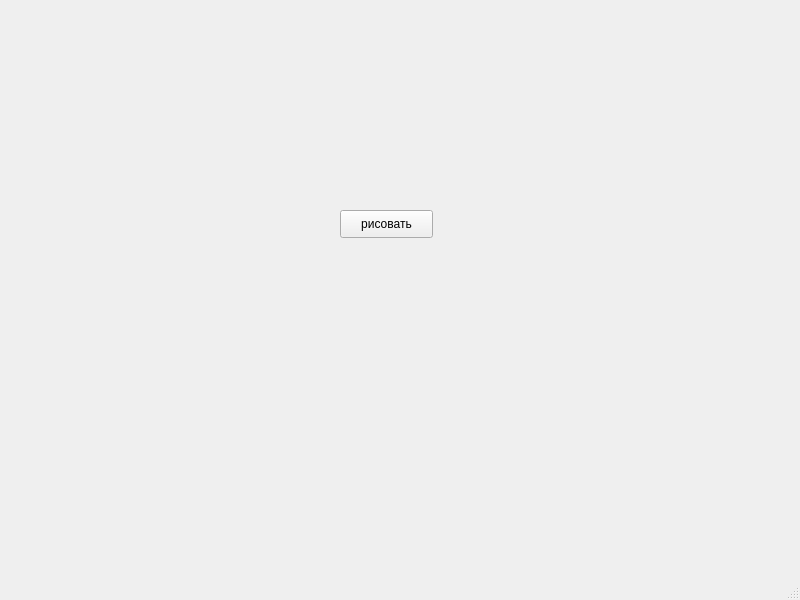
<?xml version="1.0" encoding="UTF-8"?>
<ui version="4.0">
 <class>MainWindow</class>
 <widget class="QMainWindow" name="MainWindow">
  <property name="geometry">
   <rect>
    <x>0</x>
    <y>0</y>
    <width>800</width>
    <height>600</height>
   </rect>
  </property>
  <property name="windowTitle">
   <string>MainWindow</string>
  </property>
  <widget class="QWidget" name="centralwidget">
   <widget class="QPushButton" name="pushButton">
    <property name="geometry">
     <rect>
      <x>340</x>
      <y>210</y>
      <width>93</width>
      <height>28</height>
     </rect>
    </property>
    <property name="text">
     <string>рисовать</string>
    </property>
   </widget>
  </widget>
  <widget class="QMenuBar" name="menubar">
   <property name="geometry">
    <rect>
     <x>0</x>
     <y>0</y>
     <width>800</width>
     <height>26</height>
    </rect>
   </property>
  </widget>
  <widget class="QStatusBar" name="statusbar"/>
 </widget>
 <resources/>
 <connections/>
</ui>
